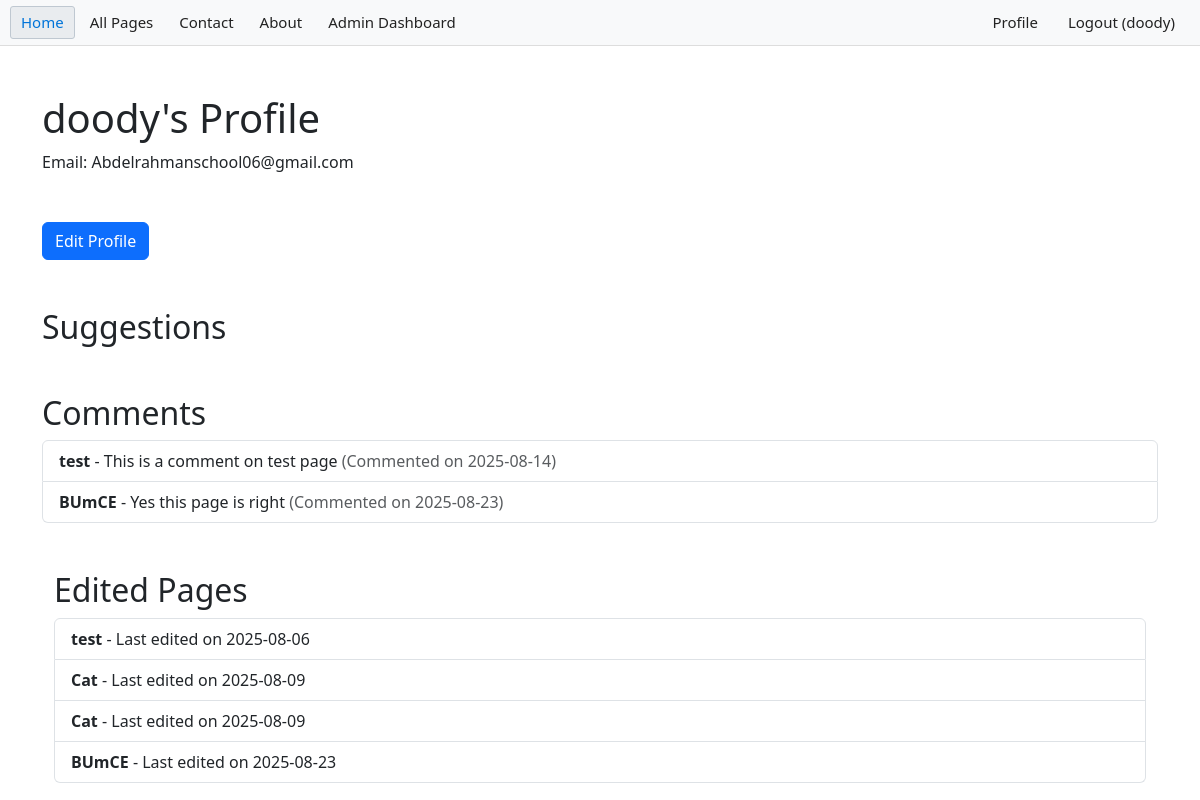
/profile/doody (signed in), run on an earlier commit of the app's database.
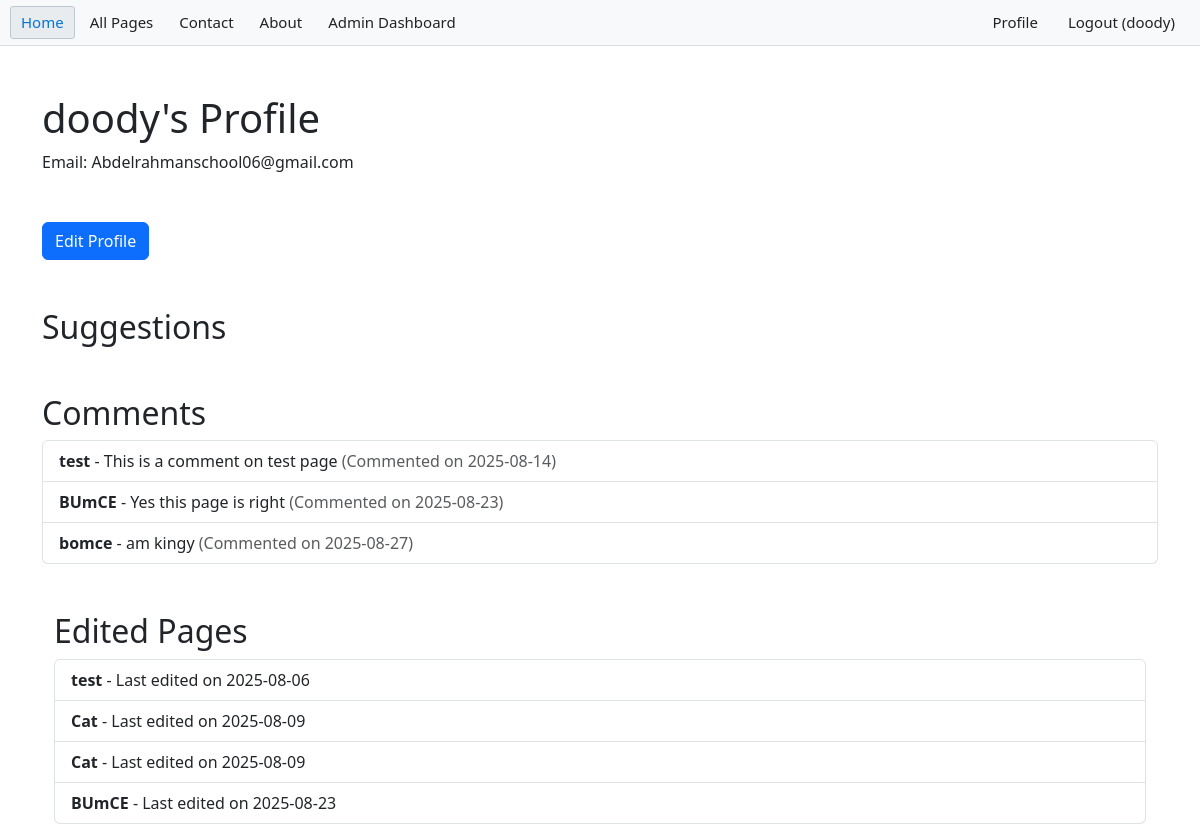
And on a later commit of the database.
### app/models.py (models this page shows, shortened)
class Comment(db.Model):
    id = db.Column(db.Integer, primary_key=True)
    page_id = db.Column(db.Integer, db.ForeignKey('page.id'), nullable=False)
    page = db.relationship('Page', backref=db.backref('comments', lazy=True))
    content = db.Column(db.Text, nullable=False)
    created_at = db.Column(db.DateTime, server_default=db.func.now())
    author_id = db.Column(db.Integer, db.ForeignKey('user.id'), nullable=False)
    author = db.relationship('User', backref=db.backref('comments', lazy=True))

class Page(db.Model):
    id = db.Column(db.Integer, primary_key=True)
    title = db.Column(db.String(200), nullable=False)
    content = db.Column(db.Text, nullable=False)
    slug = db.Column(db.String(200), unique=True, nullable=False)
    created_at = db.Column(db.DateTime, server_default=db.func.now())
    updated_at = db.Column(db.DateTime, server_default=db.func.now(), onupdate=db.func.now())
    author_id = db.Column(db.Integer, db.ForeignKey('user.id'), nullable=False)
    author = db.relationship('User', backref=db.backref('pages', lazy=True))

class PageVersion(db.Model):
    id = db.Column(db.Integer, primary_key=True)
    page_id = db.Column(db.Integer, db.ForeignKey('page.id'), nullable=False)
    page = db.relationship('Page', backref=db.backref('versions', lazy=True))
    title = db.Column(db.String(200), nullable=False)
    content = db.Column(db.Text, nullable=False)
    created_at = db.Column(db.DateTime, server_default=db.func.now())
    author_id = db.Column(db.Integer, db.ForeignKey('user.id'), nullable=False)
    author = db.relationship('User', backref=db.backref('page_versions', lazy=True))

### app/routes/user.py (the view)
@bp.route('/profile/<username>')
@login_required
def profile(username):
    from app.models import Suggestion, Comment, PageVersion
    user_id = User.query.filter_by(username=username).first_or_404().id
    user = User.query.get(user_id)
    user_suggestions = Suggestion.query.filter_by(suggested_by_id=user_id).all()
    user_comments = Comment.query.filter_by(author_id=user_id).all()
    if user.is_admin:
        edited_pages = PageVersion.query.filter_by(author_id=user_id).all()
    return render_template('profile.html', user=current_user, suggestions=user_suggestions, comments=user_comments, edited_pages=edited_pages)

### app/__init__.py (called while the page is built)
def create_app():
    app = Flask(__name__)
    app.config.from_object('config.Config')
    csrf = CSRFProtect(app)
    db.init_app(app)
    login_manager.init_app(app)
    migrate.init_app(app, db)
    cache.init_app(app)
    app.config['CACHE_TYPE'] = 'Simple'
    from app import models  # Import models to register them with SQLAlchemy
    @login_manager.user_loader
    def load_user(user_id):
        from app.models import User
        return User.query.get(int(user_id))
    load_user.__name__ = 'load_user'
    from app.routes import register_blueprints
    register_blueprints(app)
    return app

### app/templates/profile.html (shortened to what this page needs)
{% extends 'base.html' %}
{% block content %}
<div class="container mt-5">
    <h1>{{ user.username }}'s Profile</h1>
    <p>Email: {{ user.email }}</p>
</div>
<div class="container mt-5">
    <a href="{{ url_for('auth.edit_profile') }}" class="btn btn-primary">Edit Profile</a>
</div>
<div class="container mt-5">
    <h2>Suggestions</h2>
        </div>
<div class="container mt-5">
    <h2>Comments</h2>
    {% if comments %}
        <ul class="list-group">
            {% for comment in comments %}
                <li class="list-group-item">
                    <strong>{{ comment.page.title }}</strong> - {{ comment.content }}
                    <span class="text-muted"> (Commented on {{ comment.created_at.strftime('%Y-%m-%d') }})</span>
                </li>
                {% endfor %}
        </ul>
    {% endif %}
<div class="container mt-5">
    <h2>Edited Pages</h2>
    {% if edited_pages %}
        <ul class="list-group">
            {% for page in edited_pages %}
                <li class="list-group-item">
                    <strong>{{ page.title }}</strong> - Last edited on {{ page.created_at.strftime('%Y-%m-%d') }}
                    </li>
            {% endfor %}
        </ul>
        {% endif %}
{% endblock %}

What changed in the data, as far as the page shows it:
added Comment: page "bomce", content "am kingy", created_at "2025-08-27"
